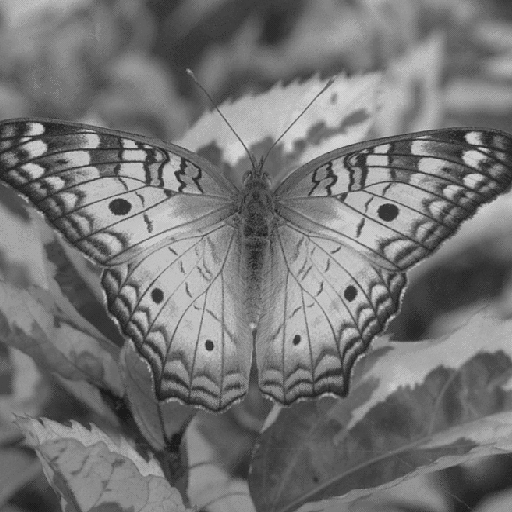
%> input picture image_2.gif, 512 x 512 px
$ octave image_2_comp.m   (GNU Octave 9; MATLAB toolbox functions it lacks are replaced by stand-ins)
%> lines starting %> are read from the running program, lines starting %| are printed output that depends on the picture
clc;
clear;
close all;
% load image
image = imread('image_2.gif');
%> image is the input picture: size 512x512 uint8; min 27, max 212, mean 116.8
A = double(image);

% divide into blocks, each block size is 32x32
Block=[];
data = [];
inc2 = 0;
flag2=1;
while(flag2 <= 16)
    inc = 0;
    flag=1;
    while(flag <= 16)
        for i = (1+inc2):(32+inc2)
            for j = (1+inc):(32+inc)
                Block = [Block A(i,j)];
            end

        end
        data = [data ; Block]
        Block=[];
        flag = flag+1;
        inc = inc + 32;
    end
    flag2 = flag2 + 1;
    inc2 = inc2 + 32;
end
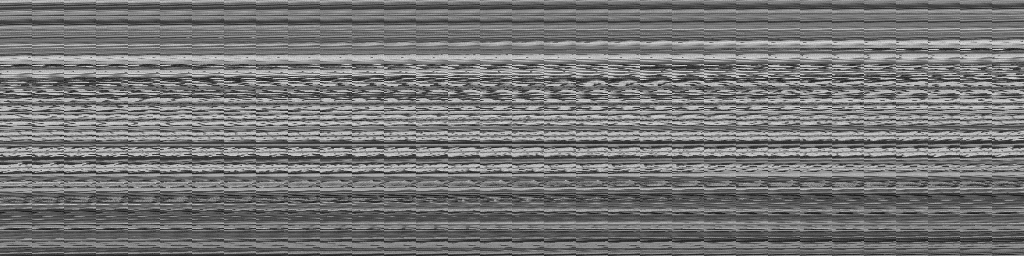
%> data: size 256x1024 double; min 27, max 212, mean 116.8; mean of the top-left, top-right, bottom-left and bottom-right quarters 122.9, 123.2, 111.2, 109.9
%> after the loop, flag2 = 17; inc2 = 512

%% ART
rho=0.95;                            % vigilance parameter
alpha = 1e-3;                   % choice parameter
beta = 0.7;                       % learning parameter: (0,1] (beta=1: "fast learning")
W = [];                         % weight vectors
labels = [];                    % class labels
dim = [];                       % original dimension of data set
nCategories = 0;                % total number of categories
Epoch = 0;                      % current epoch
T = [];                         % category activation/choice function vector
M = [];                         % category match function vector
W_old = [];                     % old weight vectors


% Data Information
[nSamples, dim] = size(data);
%> nSamples = 256; dim = 1024
labels = zeros(nSamples, 1);

% Normalization and Complement coding
x = data;
x = [x 255-x];
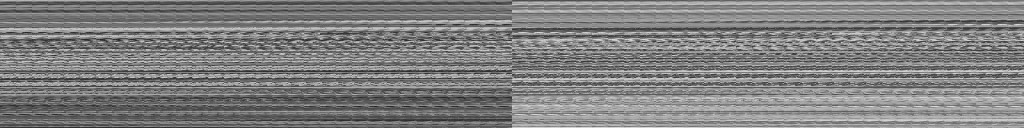
%> x: size 256x2048 double (shown at 1/2 size); min 27, max 228, mean 127.5
%x = double(x);
% Initialization
if isempty(W)
    W = 255*ones(1, 2*dim);
    nCategories = 1;
end
W_old = W;
%> W_old = 2048 values from 255 to 255

Epoch = 0;
flag = 0;
flag2 = 0;
%> (the run ends here)
